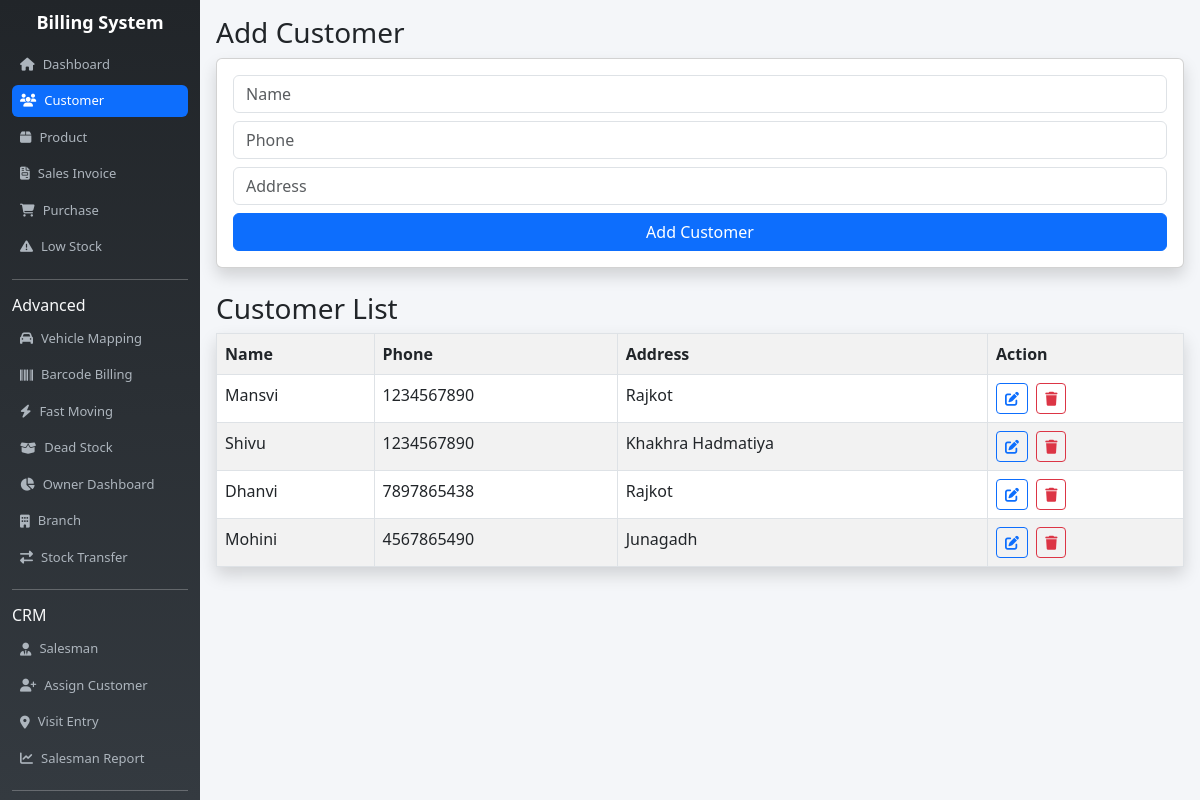
The app's page /customer/, older data.
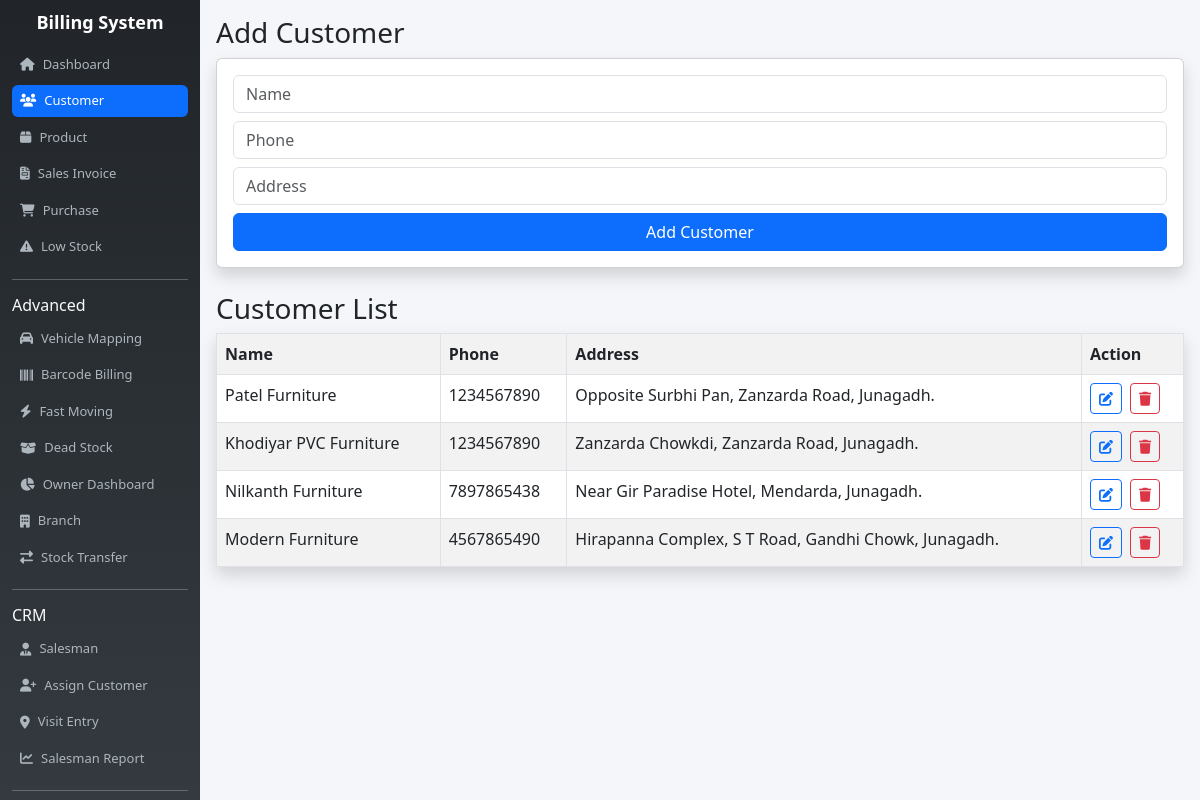
The same page, newer data.
### billing_app/models.py (models this page shows, shortened)
class Customer(models.Model):
    name = models.CharField(max_length=100)
    phone = models.CharField(max_length=15)
    address = models.TextField()
    state = models.CharField(max_length=50, default="Gujarat")
    gstin = models.CharField(max_length=20, blank=True, null=True)
    discount = models.FloatField(default=0)
    pan = models.CharField(max_length=10, blank=True, null=True)

### billing_app/views.py (the view, shortened to what this page needs)
# urls.py: path('customer/', views.customer_list, name='customer'),
def customer_list(request):
    data = Customer.objects.all()
    edit_id = request.GET.get('edit')
    customer = Customer.objects.get(id=edit_id) if edit_id else None
    return render(request, 'customer.html', {
        'data': data,
        'customer_to_edit': customer
    })

### billing_app/templates/customer.html (shortened to what this page needs)
{% extends 'base.html' %}
{% block content %}
<h3>{% if customer_to_edit %}Edit{% else %}Add{% endif %} Customer</h3>
<form method="post" class="card p-3 mb-4 shadow">
    <input type="text" name="name" placeholder="Name" class="form-control mb-2"
           value="{{ customer_to_edit.name|default:'' }}" required>
    <input type="text" name="phone" placeholder="Phone" class="form-control mb-2"
           value="{{ customer_to_edit.phone|default:'' }}" required>
    <input type="text" name="address" placeholder="Address" class="form-control mb-2"
           value="{{ customer_to_edit.address|default:'' }}" required>
    <button class="btn {% if customer_to_edit %}btn-primary{% else %}btn btn-primary{% endif %}">
        {% if customer_to_edit %}Update{% else %}Add{% endif %} Customer
    </button>
</form>
<h3>Customer List</h3>
<table class="table table-bordered table-striped shadow">
<tr>
    <th>Name</th>
    <th>Phone</th>
    <th>Address</th>
    <th>Action</th>
</tr>
{% for c in data %}
<tr>
    <td>{{ c.name }}</td>
    <td>{{ c.phone }}</td>
    <td>{{ c.address }}</td>
    <td>
    <a href="?edit={{ c.id }}"
       class="btn btn-sm btn-outline-primary me-1"
       title="Edit">
        <i class="fas fa-edit"></i>
    </a>
    <a href="/delete_customer/{{ c.id }}"
       class="btn btn-sm btn-outline-danger"
       title="Delete"
       onclick="return confirm('Are you sure you want to delete this customer?');">
        <i class="fas fa-trash"></i>
    </a>
    </td>
</tr>
{% endfor %}
</table>
{% endblock %}

Row changes from the older to the newer data that the page shows:
changed Customer: name "Mansvi" → "Patel Furniture"; address "Rajkot" → "Opposite Surbhi Pan, Zanzarda Road, Junagadh."
changed Customer: name "Shivu" → "Khodiyar PVC Furniture"; address "Khakhra Hadmatiya" → "Zanzarda Chowkdi, Zanzarda Road, Junagadh."
changed Customer: name "Dhanvi" → "Nilkanth Furniture"; address "Rajkot" → "Near Gir Paradise Hotel, Mendarda, Junagadh."
changed Customer: name "Mohini" → "Modern Furniture"; address "Junagadh" → "Hirapanna Complex, S T Road, Gandhi Chowk, Junagadh."
